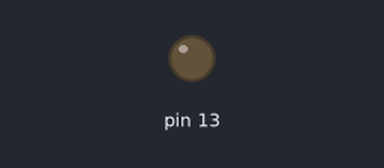
A sketch run on a simulated Arduino Uno, built with avr-gcc and run on an emulated ATmega328P. Shown: output pins drawn as LEDs (lit = HIGH).

Above: at 0.8 s.
At 11.86 s:
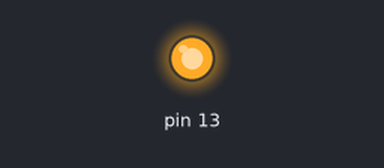
Timing chart, 0 to 12.2 s (numbered marks = the images above):
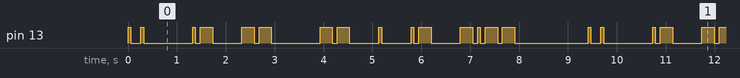

Measured:
- by itself, pin 13: moves between LOW and HIGH, repeating every 9.4 s
- by itself, everything shown: repeats every 9.4 s, in 30 steps

The sketch:

led_work.ino
```cpp
void setup() {
  // put your setup code here, to run once:
pinMode(13,OUTPUT);
}

void loop() {
  // put your main code here, to run repeatedly:
digitalWrite(13,HIGH);
delay(60);
digitalWrite(13,LOW);
delay(200);
digitalWrite(13,HIGH);
delay(60);
digitalWrite(13,LOW);
delay(1000);
//I in morse code
digitalWrite(13,HIGH);
delay(60);
digitalWrite(13,LOW);
delay(100);
digitalWrite(13,HIGH);
delay(250);
digitalWrite(13,LOW);
delay(600);

digitalWrite(13,HIGH);
delay(250);
digitalWrite(13,LOW);
delay(100);
digitalWrite(13,HIGH);
delay(250);
digitalWrite(13,LOW);
delay(1000);
//am in morse code

digitalWrite(13,HIGH);
delay(250);
digitalWrite(13,LOW);
delay(100);
digitalWrite(13,HIGH);
delay(250);
digitalWrite(13,LOW);
delay(600);
digitalWrite(13,HIGH);
delay(60);
digitalWrite(13,LOW);
delay(600);

digitalWrite(13,HIGH);
delay(60);
digitalWrite(13,LOW);
delay(100);
digitalWrite(13,HIGH);
delay(250);
digitalWrite(13,LOW);
delay(600);

digitalWrite(13,HIGH);
delay(250);
digitalWrite(13,LOW);
delay(100);
digitalWrite(13,HIGH);
delay(60);
digitalWrite(13,LOW);
delay(100);
digitalWrite(13,HIGH);
delay(250);
digitalWrite(13,LOW);
delay(100);
digitalWrite(13,HIGH);
delay(250);
digitalWrite(13,LOW);
delay(1500);
//gay in morse
}
```
